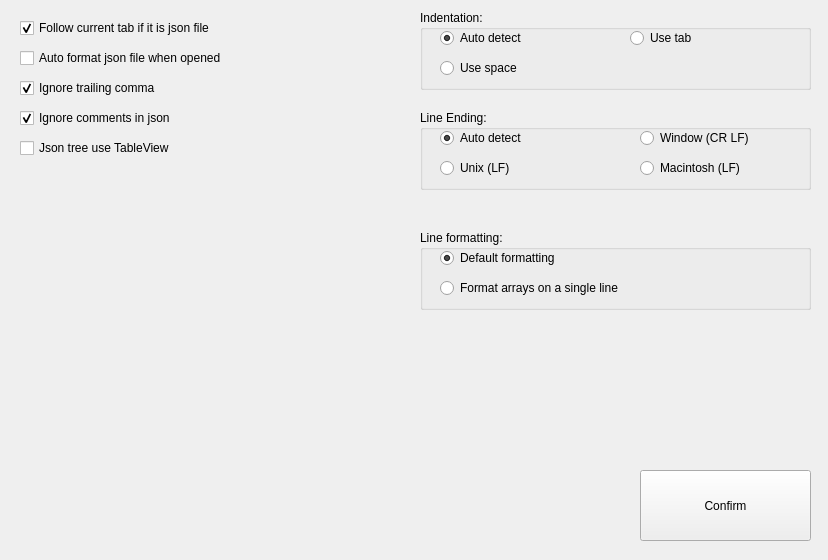
<?xml version="1.0" encoding="UTF-8"?>
<ui version="4.0">
 <class>JsonViewSettings</class>
 <widget class="QWidget" name="JsonViewSettings">
  <property name="geometry">
   <rect>
    <x>0</x>
    <y>0</y>
    <width>828</width>
    <height>560</height>
   </rect>
  </property>
  <property name="windowTitle">
   <string>JsonViewSettings</string>
  </property>
  <widget class="QGroupBox" name="groupBox_3">
   <property name="geometry">
    <rect>
     <x>420</x>
     <y>230</y>
     <width>391</width>
     <height>80</height>
    </rect>
   </property>
   <property name="title">
    <string>Line formatting:</string>
   </property>
   <widget class="QRadioButton" name="rb_line_formatting_default_formatting">
    <property name="geometry">
     <rect>
      <x>20</x>
      <y>20</y>
      <width>191</width>
      <height>16</height>
     </rect>
    </property>
    <property name="text">
     <string>Default formatting</string>
    </property>
    <property name="checked">
     <bool>true</bool>
    </property>
   </widget>
   <widget class="QRadioButton" name="rb_line_formatting_single_line">
    <property name="geometry">
     <rect>
      <x>20</x>
      <y>50</y>
      <width>281</width>
      <height>16</height>
     </rect>
    </property>
    <property name="text">
     <string>Format arrays on a single line</string>
    </property>
   </widget>
  </widget>
  <widget class="QCheckBox" name="cb_auto_format_when_opened">
   <property name="geometry">
    <rect>
     <x>20</x>
     <y>50</y>
     <width>241</width>
     <height>16</height>
    </rect>
   </property>
   <property name="text">
    <string>Auto format json file when opened</string>
   </property>
  </widget>
  <widget class="QGroupBox" name="groupBox">
   <property name="geometry">
    <rect>
     <x>420</x>
     <y>10</y>
     <width>391</width>
     <height>80</height>
    </rect>
   </property>
   <property name="title">
    <string>Indentation:</string>
   </property>
   <widget class="QRadioButton" name="rb_indentation_auto_detect">
    <property name="geometry">
     <rect>
      <x>20</x>
      <y>20</y>
      <width>89</width>
      <height>16</height>
     </rect>
    </property>
    <property name="text">
     <string>Auto detect</string>
    </property>
    <property name="checked">
     <bool>true</bool>
    </property>
   </widget>
   <widget class="QRadioButton" name="rb_use_tab">
    <property name="geometry">
     <rect>
      <x>210</x>
      <y>20</y>
      <width>89</width>
      <height>16</height>
     </rect>
    </property>
    <property name="text">
     <string>Use tab</string>
    </property>
   </widget>
   <widget class="QRadioButton" name="rb_use_space">
    <property name="geometry">
     <rect>
      <x>20</x>
      <y>50</y>
      <width>89</width>
      <height>16</height>
     </rect>
    </property>
    <property name="text">
     <string>Use space</string>
    </property>
   </widget>
  </widget>
  <widget class="QCheckBox" name="cb_ignore_trailing_comma">
   <property name="geometry">
    <rect>
     <x>20</x>
     <y>80</y>
     <width>161</width>
     <height>16</height>
    </rect>
   </property>
   <property name="text">
    <string>Ignore trailing comma</string>
   </property>
   <property name="checked">
    <bool>true</bool>
   </property>
  </widget>
  <widget class="QCheckBox" name="cb_follow_current_tab">
   <property name="geometry">
    <rect>
     <x>20</x>
     <y>20</y>
     <width>251</width>
     <height>16</height>
    </rect>
   </property>
   <property name="text">
    <string>Follow current tab if it is json file</string>
   </property>
   <property name="checked">
    <bool>true</bool>
   </property>
  </widget>
  <widget class="QPushButton" name="pb_confirm">
   <property name="geometry">
    <rect>
     <x>640</x>
     <y>470</y>
     <width>171</width>
     <height>71</height>
    </rect>
   </property>
   <property name="text">
    <string>Confirm</string>
   </property>
  </widget>
  <widget class="QCheckBox" name="cb_ignore_comments">
   <property name="geometry">
    <rect>
     <x>20</x>
     <y>110</y>
     <width>191</width>
     <height>16</height>
    </rect>
   </property>
   <property name="text">
    <string>Ignore comments in json</string>
   </property>
   <property name="checked">
    <bool>true</bool>
   </property>
  </widget>
  <widget class="QGroupBox" name="groupBox_2">
   <property name="geometry">
    <rect>
     <x>420</x>
     <y>110</y>
     <width>391</width>
     <height>80</height>
    </rect>
   </property>
   <property name="title">
    <string>Line Ending:</string>
   </property>
   <widget class="QRadioButton" name="rb_line_ending_auto_detect">
    <property name="geometry">
     <rect>
      <x>20</x>
      <y>20</y>
      <width>89</width>
      <height>16</height>
     </rect>
    </property>
    <property name="text">
     <string>Auto detect</string>
    </property>
    <property name="checked">
     <bool>true</bool>
    </property>
   </widget>
   <widget class="QRadioButton" name="rb_line_ending_window">
    <property name="geometry">
     <rect>
      <x>220</x>
      <y>20</y>
      <width>121</width>
      <height>16</height>
     </rect>
    </property>
    <property name="text">
     <string>Window (CR LF)</string>
    </property>
   </widget>
   <widget class="QRadioButton" name="rb_line_ending_unix">
    <property name="geometry">
     <rect>
      <x>20</x>
      <y>50</y>
      <width>89</width>
      <height>16</height>
     </rect>
    </property>
    <property name="text">
     <string>Unix (LF)</string>
    </property>
   </widget>
   <widget class="QRadioButton" name="rb_line_ending_macintosh">
    <property name="geometry">
     <rect>
      <x>220</x>
      <y>50</y>
      <width>141</width>
      <height>16</height>
     </rect>
    </property>
    <property name="text">
     <string>Macintosh (LF)</string>
    </property>
   </widget>
  </widget>
  <widget class="QCheckBox" name="cb_use_table_view">
   <property name="geometry">
    <rect>
     <x>20</x>
     <y>140</y>
     <width>241</width>
     <height>16</height>
    </rect>
   </property>
   <property name="text">
    <string>Json tree use TableView</string>
   </property>
  </widget>
 </widget>
 <resources/>
 <connections/>
</ui>
